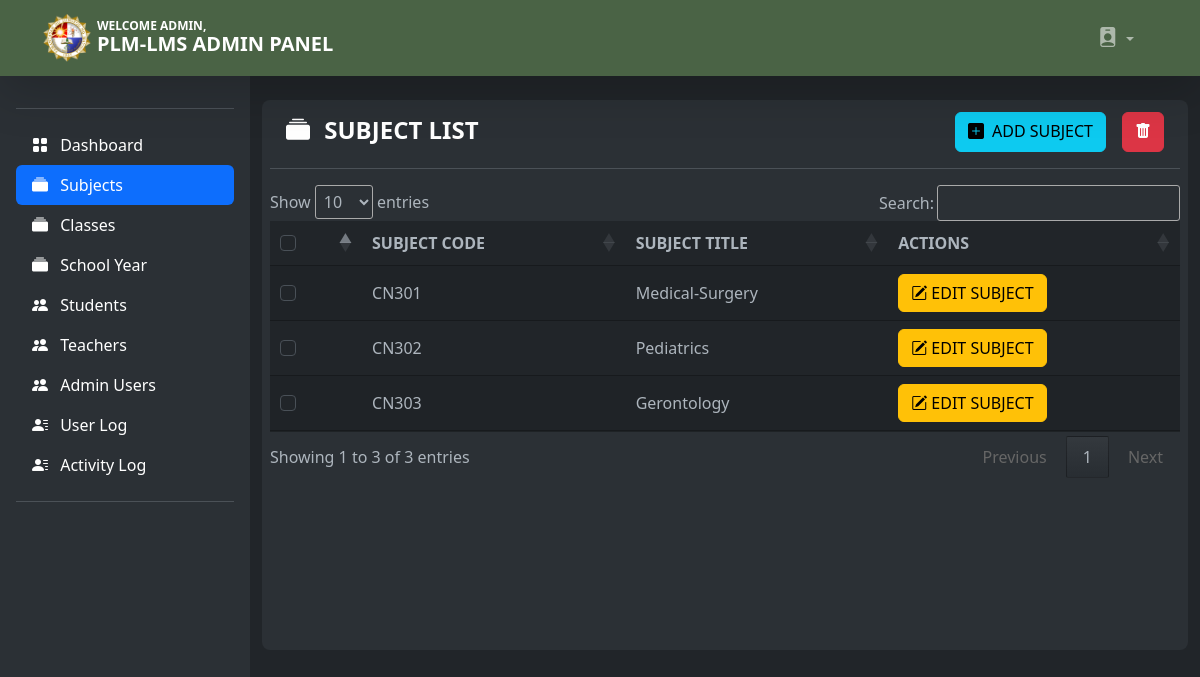
Page /admin/admin_subjects.php (signed in) on the committed database.
### tables this page shows
CREATE TABLE `subject` (
  `subject_id` int(11) NOT NULL,
  `subject_code` varchar(100) NOT NULL,
  `subject_title` varchar(100) NOT NULL,
  `category` varchar(100) NOT NULL,
  `description` longtext NOT NULL,
  `unit` int(11) NOT NULL,
  `Pre_req` varchar(100) NOT NULL,
  `semester` varchar(100) NOT NULL
);

### admin/admin_subjects.php (the view, shortened to what this page needs)
<?php
include('header.php');
?>
<body>
    <?php include('navbar_admin.php'); ?>
    <div class="d-flex bg-body vh-100">
        <?php include('sidebar_subjects.php'); ?>
        <div class="container-fluid my-4 justify-content-center">
            <div class="container bg-body-tertiary rounded-3 p-2 table-responsive-lg" style="max-height: 550px; height: 550px;">
                <form>
                    <div class="container d-flex text-uppercase pt-1 px-2">
                        <div class="col text-uppercase pt-1 px-2">
                            <h4 style="font-weight: 800; color: #fff;"><i class="bi bi-collection-fill me-2"></i> subject list</h4>
                        </div>
                        <a href="admin_add_subject.php" class="btn btn-info mx-2"><i class="bi bi-plus-square-fill me-2"></i>add subject</a>
                        <a class="btn btn-danger mx-2 remove"><i class="bi bi-trash-fill"></i></a>
                    </div>
                    <hr>
                    <table class="table table-striped align-middle justify-content-center" id="example">
                        <thead>
                            <tr class="text-uppercase text-center">
                                <th><input class="form-check-input" type="checkbox" name="selectAll" id="checkAll" /></th>
                                <th>subject code</th>
                                <th>subject title</th>
                                <th>actions</th>
                            </tr>
                        </thead>
                        <tbody class=" table-group-divider">
                            <?php
                            $subject_query = mysqli_query($conn, "select * from subject") or die(mysqli_error($conn));
                            while ($row = mysqli_fetch_array($subject_query)) {
                                $id = $row['subject_id'];
                            ?>
                                <tr id="del<?php echo $id; ?>">
                                    <td>
                                        <input id="optionsCheckbox" class="form-check-input" name="selector[]" type="checkbox" value="<?php echo $id; ?>">
                                    </td>
                                    <td><?php echo $row['subject_code']; ?></td>
                                    <td><?php echo $row['subject_title']; ?></td>
                                    <td>
                                        <a class="btn btn-warning" title="Edit Subject" href="admin_edit_subject.php<?php echo '?id=' . $id; ?>" class="btn btn-success"><i class="bi bi-pencil-square"></i> EDIT SUBJECT</a>
                                    </td>
                                </tr>
                            <?php } ?>
                        </tbody>
                    </table>
                </form>
            </div>
        </div>
</body>

### rows in the picture
subject: subject_code "CN301", subject_title "Medical-Surgery"
subject: subject_code "CN302", subject_title "Pediatrics"
subject: subject_code "CN303", subject_title "Gerontology"
